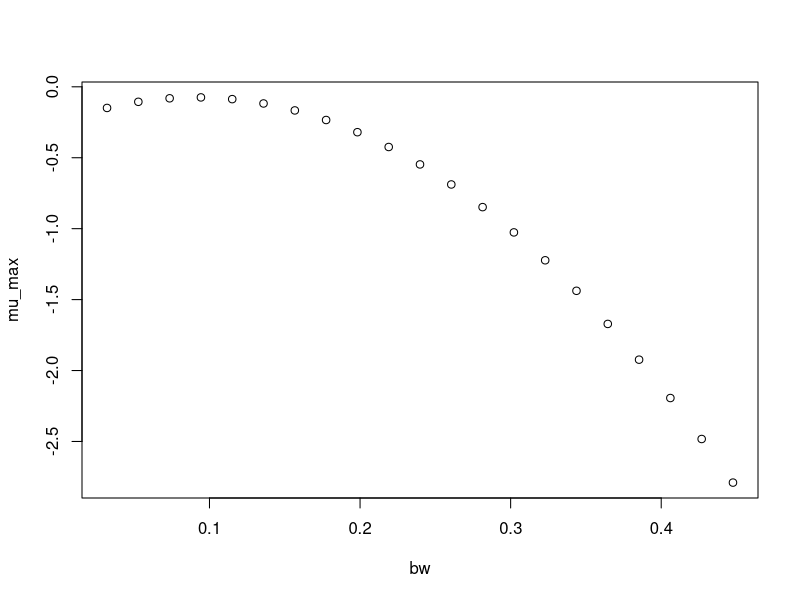

This figure's R source:
#############################
# start of Parameter script
#############################
bw <- seq(0.031968031968032,0.4476472,length.out=21)
#############################
# end of Parameter script
#############################
############################# 
# start of Model script Gropin ID 1338 
#############################
 
# constant coefficients for this model
 
variables <- data.frame(bw)
argumentsPar <- expand.grid(variables)
 
# heart of the model
response_surface <- function(bw) {
   mumax <-(-0.2515+3.887*bw-21.35*bw^2)

return(mumax=mumax)
} 

# output parameters
mumax <- cbind(argumentsPar,response_surface(argumentsPar['bw']))
colnames(mumax) <- c(colnames(argumentsPar),'mumax')
#############################
# End of Model script
#############################
############################# 
# start of Visualisation script Gropin ID 1338 
#############################
plot(bw,mumax$mumax,
                          xlab='bw',
                          ylab='mu_max')
#############################
# End of Visualisation script
#############################
